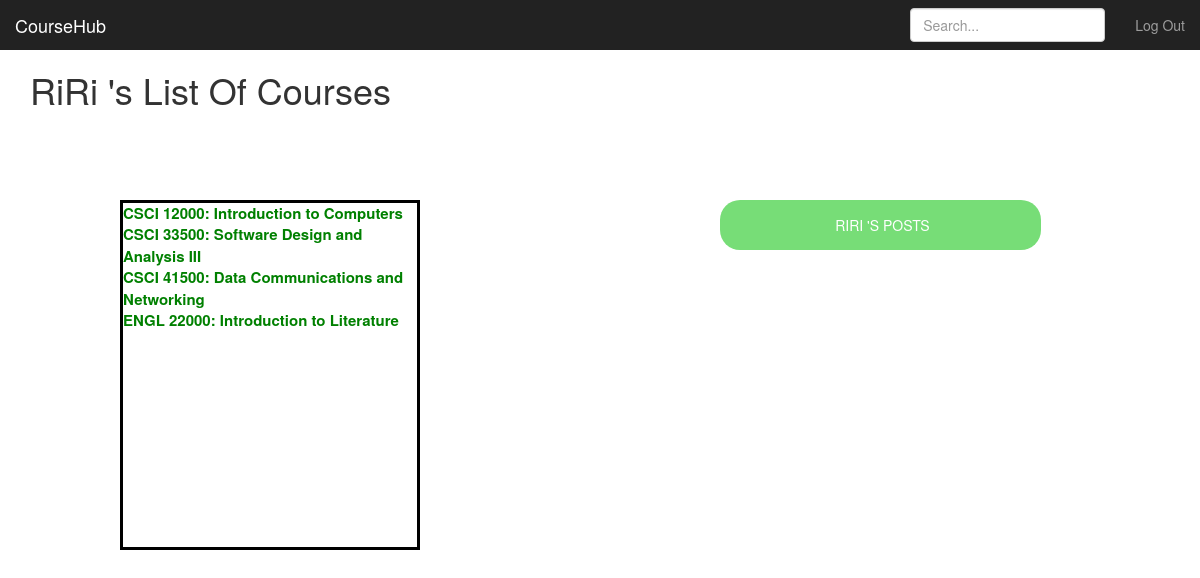
/user/1 (signed in), run on the app's committed database.
### coursehubapp.py (models this page shows, shortened)
class User(UserMixin, db.Model):
    __tablename__ = 'user'
    id = db.Column(db.Integer, primary_key=True)
    username = db.Column(db.String(15), unique=True, nullable=False)
    email = db.Column(db.String(50), unique=True, nullable=False)
    password = db.Column(db.String(80), nullable=False)
    post = db.relationship('Post', backref='user', lazy='dynamic')
    comment = db.relationship('Comment', backref='user', lazy='dynamic')
    courses = db.relationship('Course', secondary=students_courses, backref=db.backref('students'), lazy='dynamic')

class Course(db.Model):
    __tablename__ = 'course'
    id = db.Column(db.Integer, primary_key=True)
    course_name = db.Column(db.String(100), nullable=False)
    subject_id = db.Column(db.Integer, db.ForeignKey('subject.id'), nullable=False)
    post = db.relationship('Post', backref='course', lazy='dynamic')

### coursehubapp.py (the view)
@app.route('/user/<user_id>')
@login_required
def user(user_id):
    user = User.query.filter(User.id == user_id).first()
    context = {
        'course': Course.query.filter(Course.students.any(id=user.id)).all(),
    }
    return render_template('user.html', user_id=user_id, **context, user=user)

### coursehubapp.py (called while the page is built)
@login_manager.user_loader
def load_user(user_id):
    return User.query.get(int(user_id))

### templates/user.html (shortened to what this page needs)
{% extends "bootstrap/base.html" %}
{% block styles %}
{{super()}}
<link rel="stylesheet" href="{{url_for('.static', filename='userspage.css')}}">
{% endblock %}
{% block content %}
    <nav class="navbar navbar-inverse navbar-fixed-top">
      <div class="container-fluid">
        <div class="navbar-header">
          <a class="navbar-brand" href="#">CourseHub</a>
        </div>
        <div id="navbar" class="navbar-collapse collapse">
          <ul class="nav navbar-nav navbar-right">
            <li><a href="{{ url_for('logout') }}">Log Out</a></li>
          </ul>
          <form class="navbar-form navbar-right">
            <input type="text" class="form-control" placeholder="Search...">
          </form>
        </div>
      </div>
    </nav>
    <div class="userscourses">
      <div class="container">
        <div class="starter-template">
          <h1> {{user.username}} 's List Of Courses</h1>
        </div>
      </div>
      <div class = "courseSB">
         {% for courses in course %}
              <a name="usercourse" style="color:green; font-weight:bold; font-size:15px;" href="{{ url_for('course', course_id=courses.id)}}">{{ courses.course_name }}</a><br>
            {% endfor %}
      </div>
        <a href="{{url_for('usercenter',username = user.username, tag='post')}}">
          <input name="usercenter" type="submit" value=" {{user.username}} 's Posts"></input>
        </a>
      </div>
{% endblock %}

### static/userspage.css (style rules this page uses)
body { padding-top: 50px; }
.navbar-fixed-top { border: 0; }
div.courseSB { width: 300px; height: 350px; overflow: auto; position:absolute; top: 25%; left: 10%; border-style: solid; border-color: black; }
input[name="usercenter"] { -webkit-appearance: none; text-transform: uppercase; outline: 0; background: #77dd77; width: 26.75%; border: 0; padding: 15px; color: #FFFFFF; font-size: 14px; cursor: pointer; border-radius: 20px; position:absolute; top: 25%; left: 60%; }

### data on the page
User: username "RiRi", usercenter "RiRi 's Posts"
Course: course_name "CSCI 12000: Introduction to Computers"
Course: course_name "CSCI 33500: Software Design and Analysis III"
Course: course_name "CSCI 41500: Data Communications and Networking"
Course: course_name "ENGL 22000: Introduction to Literature"
